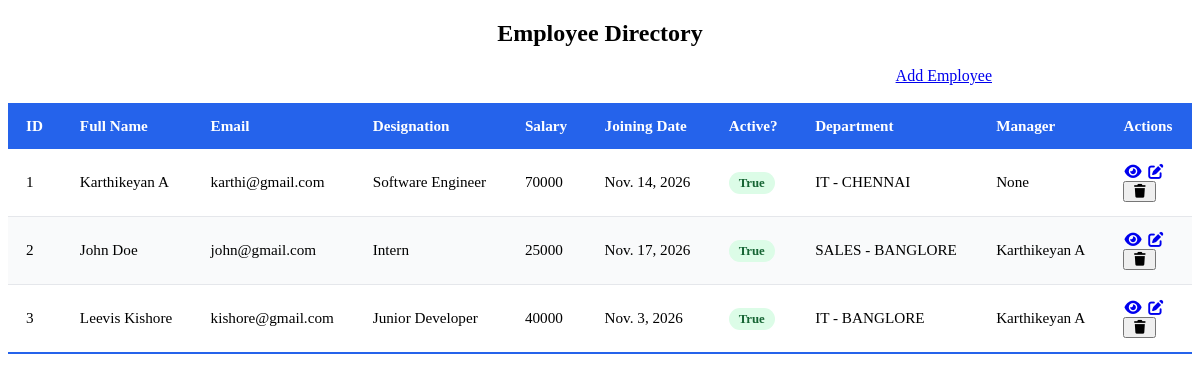
/, run on an earlier commit of the app's database.
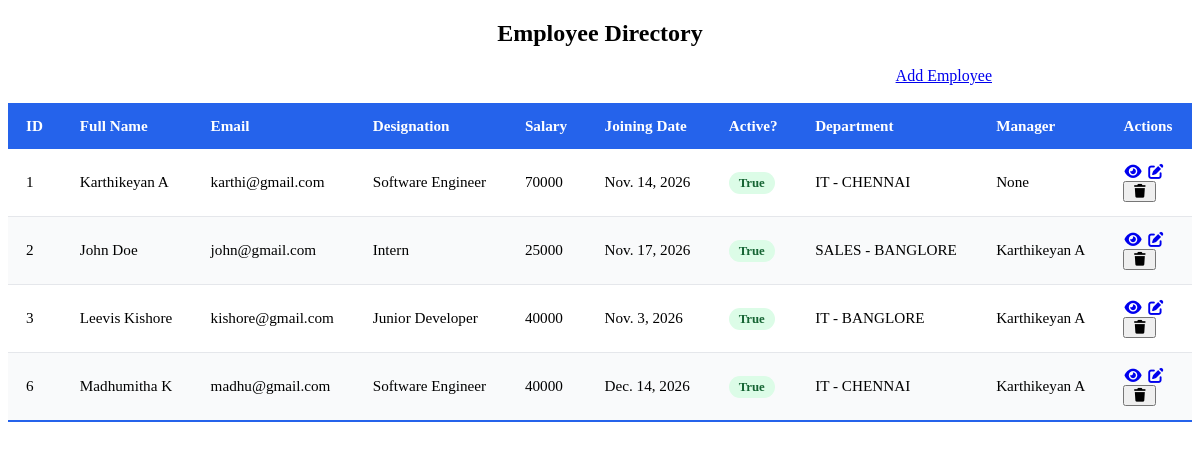
And on a later commit of the database.
### employees/models.py (models this page shows)
class Employee(models.Model):
    first_name = models.CharField(max_length=50)
    last_name = models.CharField(max_length=50)
    email = models.EmailField(unique=True)
    designation = models.CharField(max_length=50)
    image = models.ImageField(upload_to='emp_images', default='default.png')
    salary = models.IntegerField()
    joining_date = models.DateField()
    is_active = models.BooleanField(default=True)
    department = models.ForeignKey(Department, on_delete=models.SET_NULL, blank=True, null=True, related_name='employees')
    manager = models.ForeignKey('self', on_delete=models.SET_NULL, blank=True, null=True, related_name='subordinates')
    def __str__(self):
        return f"{self.first_name} {self.last_name}"
    def full_name(self):
        return f"{self.first_name} {self.last_name}"

class Department(models.Model):
    name = models.CharField(max_length=25)
    location = models.CharField(max_length=25)
    def __str__(self):
        return f"{self.name} - {self.location}"

### employees_main/views.py (the view)
# urls.py: 2. Add a URL to urlpatterns:  path('', views.home, name='home')
def home(request):
    employees = Employee.objects.all()
    context ={
        'employees': employees
    }
    return render(request, 'home.html', context)

### templates/home.html (shortened to what this page needs)
{% load static %}
<!DOCTYPE html>
<html lang="en">
  <head>
    <link rel="stylesheet" href="{% static 'css/style.css' %}">
    <link rel="stylesheet" href="https://cdnjs.cloudflare.com/ajax/libs/font-awesome/7.3.1/css/all.min.css">
  </head>
  <body>
    <h2 style="text-align: center;">Employee Directory</h2>
    <a href="{% url 'add_employee' %}" style="float: right; margin-right: 200px;">Add Employee</a>
    <br><br>
    <table class="styled-table">
        <thead>
            <tr>
                <th>ID</th>
                <th>Full Name</th>
                <th>Email</th>
                <th>Designation</th>
                <th>Salary</th>
                <th>Joining Date</th>
                <th>Active?</th>
                <th>Department</th>
                <th>Manager</th>
                <th>Actions</th>
            </tr>
        </thead>
        <tbody>
            {% for emp in employees %}
            <tr>
                <td>{{ emp.id }}</td>
                <td>{{ emp.full_name }}</td>
                <td>{{ emp.email }}</td>
                <td>{{ emp.designation }}</td>
                <td>{{ emp.salary }}</td>
                <td>{{ emp.joining_date }}</td>
                <td><span class="badge">{{ emp.is_active }}</span></td>
                <td>{{ emp.department }}</td>
                <td>{{ emp.manager }}</td>
                <td>
                    <div>
                        <a href="{% url 'employee_detail' emp.id  %}"><i class="fas fa-eye"></i></a>
                        <a href="{% url 'edit_employee' emp.id %}"><i class="fas fa-edit"></i></a>
                        <form action="{% url 'delete_employee' emp.id %}" method="POST">
                                <button type="submit"
                                    onclick="return confirm('Are you sure you want to delete this employee?')">
                                    <i class="fas fa-trash"></i>
                                </button>
                        </form>
                    </div>
                </td>
            </tr>
            {% endfor %}
        </tbody>
    </table>
  </body>
</html>

What changed in the data, as far as the page shows it:
added Employee: id "6", full_name "Madhumitha K", email "madhu@gmail.com", designation "Software Engineer", salary "40000", joining_date "Dec. 14, 2026", is_active "True", department "IT - CHENNAI", manager "Karthikeyan A"
